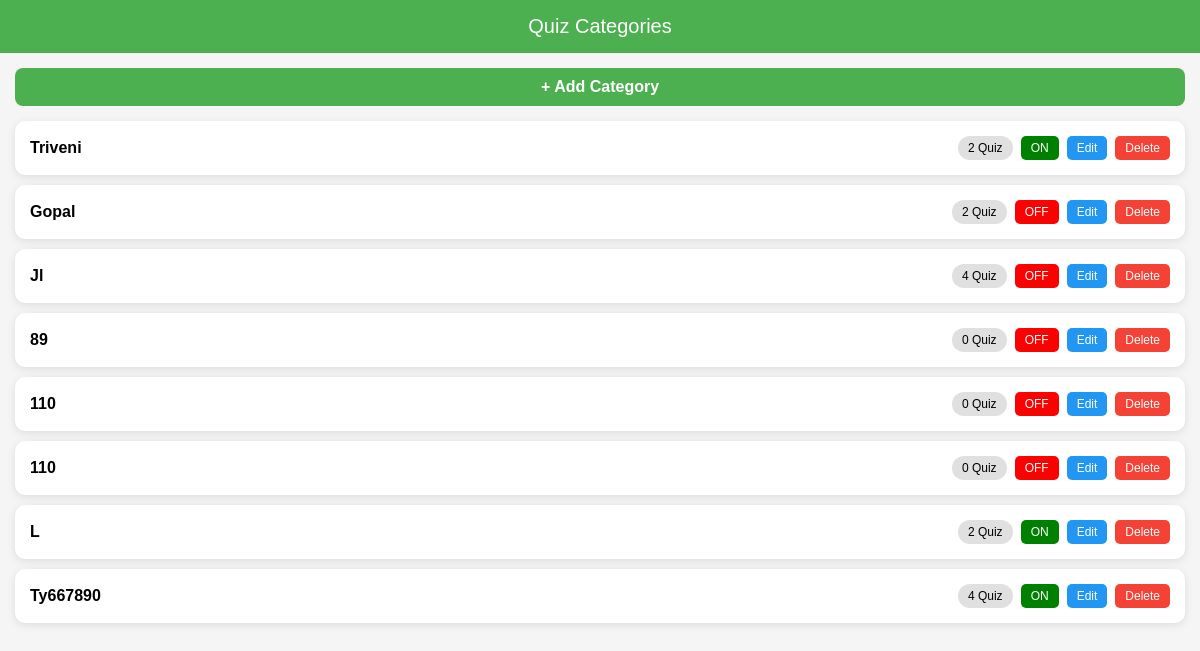
Screenshot of /admin/category with the database file from the repository.
### tables this page shows
CREATE TABLE categories(
id INTEGER PRIMARY KEY AUTOINCREMENT,
name TEXT
);

### routes/admin/category.py (the view)
@category_bp.route("/category")
def category():
    conn = sqlite3.connect("database.db")
    cur = conn.cursor()
    cur.execute("""
    SELECT c.id, c.name,
    COUNT(q.id) as total_quiz,
    CASE WHEN p.category_id IS NOT NULL THEN 1 ELSE 0 END as status
    FROM categories c
    LEFT JOIN quizzes q ON c.id = q.category_id
    LEFT JOIN published_categories p ON c.id = p.category_id
    GROUP BY c.id
    """)
    data = cur.fetchall()
    conn.close()
    return render_template("admin/category.html", data=data)

### app.py (called while the page is built)
@app.before_request
def protect():
    open_routes = ["/login", "/register", "/admin/login", "/admin/register", "/static"]
    if "user_id" not in session:
        if request.path.startswith("/admin"):
            return None
        if not any(request.path.startswith(route) for route in open_routes):
            return redirect("/login")

### templates/admin/category.html (shortened to what this page needs)
<!DOCTYPE html>
<html>
<head>
</head>
<body>
<div class="header">
Quiz Categories
</div>
<div class="container">
<a href="/admin/add_category" class="add-btn">+ Add Category</a>
{% for cat in data %}
<div class="card">
    <a href="/admin/quiz/{{ cat[0] }}" style="flex:1;">
        <div class="name">{{ cat[1] }}</div>
    </a>
    <div style="display:flex; align-items:center; gap:8px; flex-wrap:wrap;">
        <div class="count">
            {{ cat[2] }} Quiz
        </div>
        <a href="/admin/toggle/{{ cat[0] }}">
            <button class="btn toggle"
                style="background:{{ 'green' if cat[3]==1 else 'red' }}">
                {{ 'ON' if cat[3]==1 else 'OFF' }}
            </button>
        </a>
        <a href="/admin/edit_category/{{ cat[0] }}">
            <button class="btn edit">Edit</button>
        </a>
        <a href="/admin/delete_category/{{ cat[0] }}"
           onclick="return confirm('Delete category?')">
            <button class="btn delete">Delete</button>
        </a>
    </div>
</div>
{% endfor %}
</div>
</body>
</html>

### templates/admin/category.html (style rules this page uses)
body { margin:0; font-family:Arial; background:#f5f5f5; }
.header { background:#4CAF50; color:white; padding:15px; font-size:20px; text-align:center; }
.container { padding:15px; }
.add-btn { display:block; background:#4CAF50; color:white; text-align:center; padding:10px; border-radius:8px; margin-bottom:15px; text-decoration:none; font-weight:bold; }
.card { background:white; padding:15px; margin-bottom:10px; border-radius:10px; box-shadow:0 2px 8px rgba(0,0,0,0.1); display:flex; justify-content:space-between; align-items:center; transition:0.2s; }
.name { font-size:16px; font-weight:bold; color:black; text-decoration:none; }
.count { background:#e0e0e0; padding:5px 10px; border-radius:20px; font-size:12px; }
.btn { padding:5px 10px; border:none; border-radius:5px; color:white; font-size:12px; cursor:pointer; }
.edit { background:#2196F3; }
.delete { background:#f44336; }
a { text-decoration:none; }

### rows the page displays
categories: name "Triveni", cat "2", value "ON"
categories: name "Gopal", cat "2", value "OFF"
categories: name "Jl", cat "4", value "OFF"
categories: name "89", cat "0", value "OFF"
categories: name "110", cat "0", value "OFF"
categories: name "110", cat "0", value "OFF"
categories: name "L", cat "2", value "ON"
categories: name "Ty667890", cat "4", value "ON"
